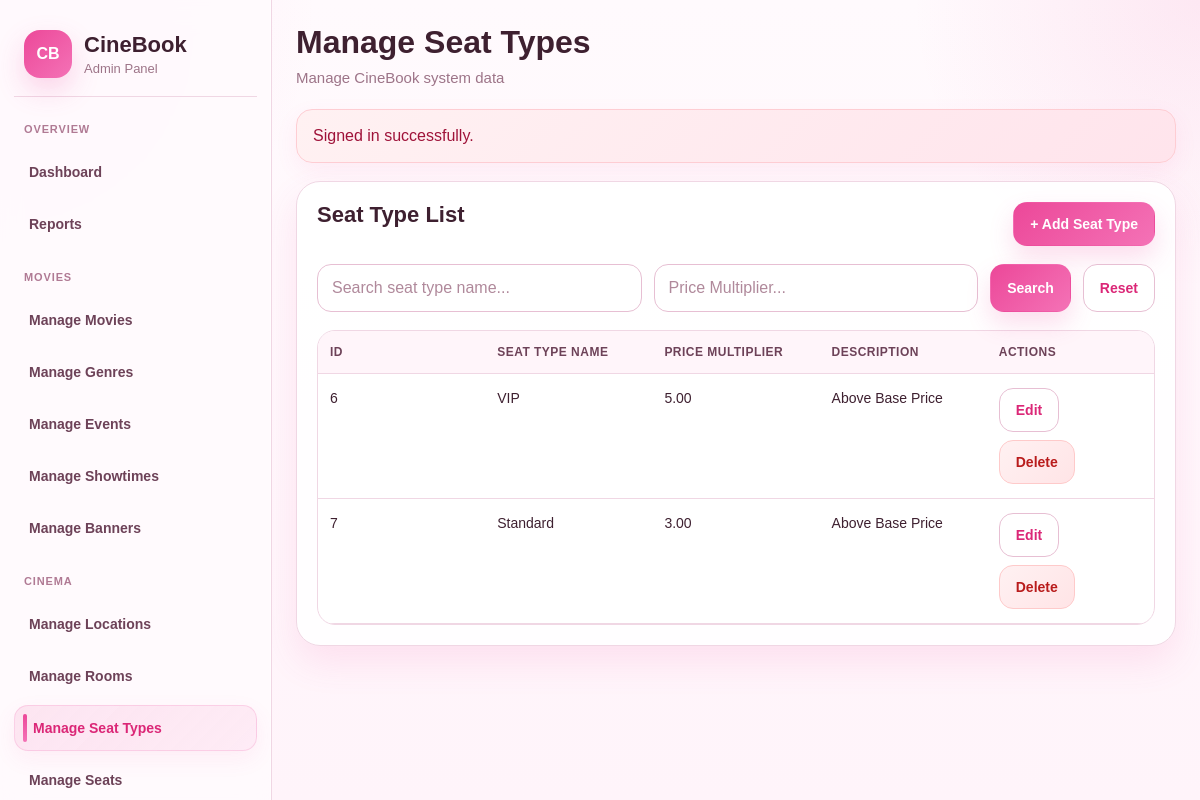
Screenshot of /admin/seat_categories/index.php (signed in) with the database file from the repository.
### tables this page shows
CREATE TABLE `seat_categories` (
  `category_id` int(11) NOT NULL,
  `name` varchar(50) NOT NULL,
  `price_multiplier` decimal(5,2) NOT NULL DEFAULT 1.00
);

### includes/helpers.php (called while the page is built, shortened)
<?php
function e(?string $value): string
{
    return htmlspecialchars($value ?? '', ENT_QUOTES, 'UTF-8');
}
function get(string $key, $default = '')
{
    $value = $_GET[$key] ?? $default;
    if (is_string($value)) {
        return trim($value);
    }
    return $value;
}

### admin/seat_categories/index.php (the view, shortened to what this page needs)
<?php
require_once __DIR__ . '/../../includes/admin_layout_start.php';
$conn = db_connect();
$keyword = trim(get('keyword'));
$priceMultiplier = trim(get('price_multiplier'));
$whereSql = '';
$sql = "
    SELECT category_id, name, price_multiplier
    FROM seat_categories
    $whereSql
    ORDER BY category_id ASC
";
$stmt = $conn->prepare($sql);
$result = false;
if ($stmt) {
    $stmt->execute();
    $result = $stmt->get_result();
}
?>
<div class="admin-card">
    <div class="admin-card-head">
        <h2>Seat Type List</h2>
        <a class="admin-btn" href="<?= BASE_URL ?>admin/seat_categories/create.php">+ Add Seat Type</a>
    </div>
    <div class="admin-filter-bar">
        <form method="GET" action="">
            <input class="admin-input" type="text" name="keyword" placeholder="Search seat type name..." value="<?= e($keyword) ?>">
            <input class="admin-input" type="number" step="0.01" name="price_multiplier" placeholder="Price Multiplier..." value="<?= e($priceMultiplier) ?>">
            <button class="admin-btn" type="submit">Search</button>
            <a class="admin-btn-outline" href="<?= BASE_URL ?>admin/seat_categories/index.php">Reset</a>
        </form>
    </div>
    <div class="admin-table-wrap">
        <table class="admin-table">
            <thead>
                <tr>
                    <th>ID</th>
                    <th>Seat Type Name</th>
                    <th>Price Multiplier</th>
                    <th>Description</th>
                    <th>Actions</th>
                </tr>
            </thead>
            <tbody>
            <?php if ($result && $result->num_rows > 0): ?>
                <?php while ($category = $result->fetch_assoc()): ?>
                    <tr>
                        <td><?= (int) $category['category_id'] ?></td>
                        <td><?= e($category['name']) ?></td>
                        <td><?= number_format((float) $category['price_multiplier'], 2) ?></td>
                        <td>
                            <?php
                            $multiplier = (float) $category['price_multiplier'];
                            if ($multiplier == 1.00) {
                                echo 'Base Price';
                            } elseif ($multiplier > 1.00) {
                                echo 'Above Base Price';
                            } else {
                                echo 'Below Base Price';
                            }
                            ?>
                        </td>
                        <td>
                            <div class="admin-actions">
                                <a class="admin-btn-outline" href="<?= BASE_URL ?>admin/seat_categories/edit.php?id=<?= (int) $category['category_id'] ?>">Edit</a>
                                <a class="admin-btn-danger" href="<?= BASE_URL ?>admin/seat_categories/delete.php?id=<?= (int) $category['category_id'] ?>" onclick="return confirm('Delete this seat type?')">Delete</a>
                            </div>
                        </td>
                    </tr>
                <?php endwhile; ?>
            <?php else: ?>
                <tr>
                    <td colspan="5"><div class="admin-empty">No matching seat types found.</div></td>
                </tr>
            <?php endif; ?>
            </tbody>
        </table>
    </div>
</div>
<?php
require_once __DIR__ . '/../../includes/admin_layout_end.php';
?>

### cinebook/public/assets/css/admin.css (style rules this page uses)
:root { --bg: #fff7fb; --bg-2: #fff1f7; --surface: #ffffff; --surface-soft: #fff9fc; --surface-muted: #fff4f9; --sidebar-bg: rgba(255, 250, 253, 0.92); --line: #f0d7e4; --line-strong: #e7bfd3; --text: #3e2030; --text-soft: #6d4258; --muted: #9d7488; --primary: #ec4899; --primary-hover: #db2777; --primary-soft: #fdf2f8; --secondary: #f472b6; --secondary-soft: #fce7f3; --danger: #dc2626; --danger-soft: #fef2f2; --success: #16a34a; --success-soft: #ecfdf3; --warning: #d97706; --warning-soft: #fff7ed; --shadow-sm: 0 8px 22px rgba(236, 72, 153, 0.08); --shadow-md: 0 16px 36px rgba(236, 72, 153, 0.12); --shadow-lg: 0 24px 56px rgba(236, 72, 153, 0.14); --radius-sm: 12px; --radius-md: 18px; --radius-lg: 24px; --sidebar-width: 272px; --content-max: 100%; }
*, *::before, *::after { box-sizing: border-box; min-width: 0; }
html, body { max-width: 100%; overflow-x: hidden; }
html { scroll-behavior: smooth; }
body { margin: 0; font-family: Arial, Helvetica, sans-serif; color: var(--text); background: radial-gradient(circle at top left, rgba(244, 114, 182, 0.12), transparent 22%), radial-gradient(circle at top right, rgba(236, 72, 153, 0.10), transparent 20%), linear-gradient(180deg, #fffafd 0%, #fff4fa 100%); }
a { color: inherit; text-decoration: none; }
button, input, select, textarea { font: inherit; }
.admin-card, .admin-stat-card, .admin-panel { width: 100%; max-width: 100%; background: rgba(255, 255, 255, 0.94); border: 1px solid var(--line); border-radius: var(--radius-lg); box-shadow: var(--shadow-md); overflow: hidden; }
.admin-card, .admin-panel { margin-bottom: 20px; padding: 20px; }
.admin-card-head, .admin-panel-head { display: flex; justify-content: space-between; align-items: flex-start; gap: 14px; flex-wrap: wrap; margin-bottom: 18px; }
.admin-card-head h2, .admin-panel-head h2 { margin: 0; font-size: 22px; line-height: 1.2; font-weight: 800; color: var(--text); word-break: break-word; }
.admin-toolbar, .admin-filter-bar { margin-bottom: 18px; }
.admin-toolbar, .admin-filter-bar form { display: flex; flex-wrap: wrap; gap: 12px; width: 100%; }
.admin-filter-bar .admin-input, .admin-filter-bar .admin-select, .admin-toolbar .admin-input, .admin-toolbar .admin-select { flex: 1 1 220px; min-width: 0; }
.admin-btn, .admin-btn-outline, .admin-btn-danger, .admin-btn-soft { display: inline-flex; align-items: center; justify-content: center; gap: 8px; min-height: 44px; padding: 10px 16px; border-radius: 14px; border: 1px solid transparent; cursor: pointer; font-size: 14px; font-weight: 800; line-height: 1.35; text-align: center; white-space: normal; transition: all 0.2s ease; }
.admin-btn { color: #fff; background: linear-gradient(135deg, var(--primary) 0%, var(--secondary) 100%); box-shadow: 0 12px 24px rgba(236, 72, 153, 0.18); }
.admin-btn-outline { color: var(--primary-hover); background: #fff; border-color: var(--line-strong); }
.admin-btn-danger { color: #b91c1c; background: linear-gradient(135deg, #fff1f2, #ffe4e6); border-color: #fecaca; }
.admin-input, .admin-select, .admin-textarea { width: 100%; max-width: 100%; min-height: 48px; padding: 0 14px; border-radius: 14px; border: 1px solid var(--line-strong); background: #fff; color: var(--text); outline: none; transition: all 0.2s ease; }
.admin-input::placeholder, .admin-textarea::placeholder { color: #b0899b; }
.admin-table-wrap { width: 100%; max-width: 100%; overflow-x: auto; overflow-y: hidden; border: 1px solid var(--line); border-radius: 18px; background: #fff; -webkit-overflow-scrolling: touch; }
.admin-table { width: 100%; border-collapse: collapse; table-layout: fixed; }
.admin-table th, .admin-table td { padding: 14px 12px; border-bottom: 1px solid var(--line); text-align: left; vertical-align: top; white-space: normal; word-break: break-word; overflow-wrap: anywhere; }
.admin-table th { background: #fff5fa; color: var(--text-soft); font-size: 12px; font-weight: 800; text-transform: uppercase; letter-spacing: 0.04em; }
.admin-table td { color: var(--text); font-size: 14px; line-height: 1.5; font-weight: 500; }
.admin-actions { display: flex; flex-wrap: wrap; gap: 8px; width: 100%; }

### rows the page displays
seat_categories: category_id "6", name "VIP", price_multiplier "5.00", shows "Above Base Price"
seat_categories: category_id "7", name "Standard", price_multiplier "3.00", shows "Above Base Price"

### other values shown
$pageTitle "Manage Seat Types"
$flash['message'] "Signed in successfully."
